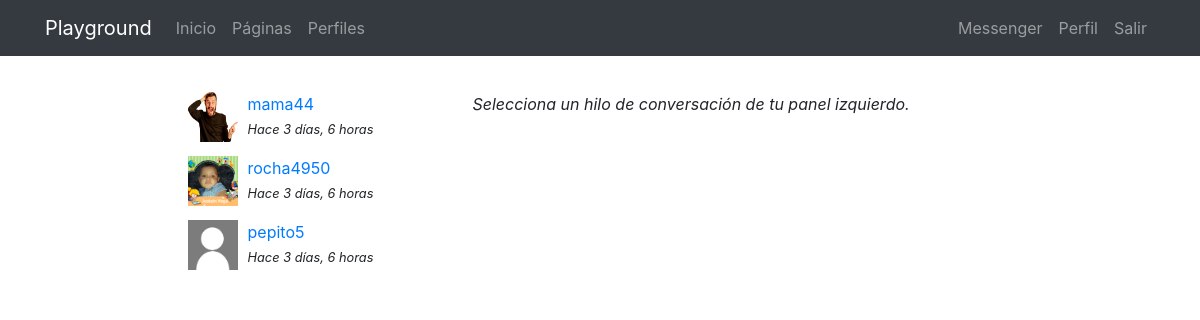
/messenger/ (signed in), run on the app's committed database.
### registration/models.py (models this page shows)
class Profile(models.Model):
    user = models.OneToOneField(User, on_delete=models.CASCADE)
    avatar = models.ImageField(upload_to=custom_upload_to, null=True, blank=True)
    bio = models.TextField(null=True, blank=True)
    link = models.URLField(max_length=200, null=True, blank= True)
    class Meta:
        ordering = ['user__username']

### messenger/models.py (models this page shows)
class Thread(models.Model):
    users = models.ManyToManyField(User, related_name='threads')
    messages = models.ManyToManyField(Message)
    updated = models.DateTimeField(auto_now=True)
    objects = ThreadManager()
    class Meta:
        ordering = ['-updated']

class Message(models.Model):
    user = models.ForeignKey(User, on_delete=models.CASCADE)
    content = models.TextField()
    created = models.DateTimeField(auto_now_add=True)
    class Meta:
        ordering = ['created']

### messenger/views.py (the view)
# urls.py: path('', ThreadListView.as_view(), name='list'),
@method_decorator(login_required, name="dispatch")
class ThreadListView(TemplateView):
    template_name = 'messenger/thread_list.html'

### messenger/templates/messenger/thread_list.html (shortened to what this page needs)
{% extends 'core/base.html' %}
{% load static %}
{% block content %}
<main role="main">
  <div class="container">
    <div class="row mt-3">
      <div class="col-md-9 mx-auto mb-5">
        <div class="row">
          <div class="col-md-4">
            {% for thread in request.user.threads.all %}
              {% if thread.messages.all|length > 0 %}
                <div class="mb-3">
                  {% for user in thread.users.all %}
                    {% if user != request.user %}
                      {% if user.profile.avatar %}
                        <img src="{{user.profile.avatar.url}}" class="avatar">
                      {% else %}
                        <img src="{% static 'registration/img/no-avatar.jpg' %}" class="avatar">
                      {% endif %}
                      <div>
                        <a href="{% url 'messenger:detail' thread.pk %}">{{user}}</a><br>
                        <small><i>Hace {{thread.messages.last.created|timesince}}</i></small>
                      </div>
                    {% endif %}
                  {% endfor %}
                </div>
              {% endif %}
            {% endfor %}
          </div>
          <div class="col-md-8">
            <p><i>Selecciona un hilo de conversación de tu panel izquierdo.</i></p>
          </div>
        </div>
      </div>
    </div>
  </div>
</main>
{% endblock %}

### core/static/core/css/main.css (style rules this page uses)
main { padding-top: 20px; }
:root { --jumbotron-padding-y: 3rem; }

### messenger/templates/messenger/thread_list.html (style rules this page uses)
.avatar { width:50px; height:50px; float:left; margin-right:10px; }

### data on the page
Thread: messages.last.created "3 días, 6 horas"
Thread: messages.last.created "3 días, 6 horas"
Thread: messages.last.created "3 días, 6 horas"

### other printed values
{{ user }} "mama44"
{{ user }} "rocha4950"
{{ user }} "pepito5"
